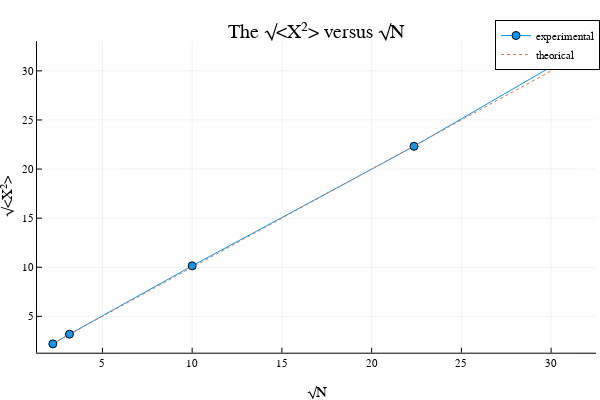

The notebook cell this image was saved under:
### Markdown cell above
### (c) The root-mean-square $\sqrt{<X^2>}$ gives a good estimation of the “average distance” of the walker from the origin after $N$ steps. Plot $\sqrt{<X^2>}$ versus $\sqrt{N}$. What do you get? Is this what you expect from the central limit theorem?

### Code cell
X²s = [X.^2 for X in Xs]

plot(.√(Ns),.√(mean.(X²s)),label="experimental",marker=:auto)
plot!(identity,.√(Ns),label="theorical",linestyle=:dot)
xlabel!("√N")
ylabel!("√<X²>")
title!("The √<X²> versus √N")

### Figure 1 — Plotly figure (JSON) as saved in the notebook; plotly's stock layout.template omitted (floating-point values rounded to 4 significant figures)
{"data": [{"colorbar": {"len": 0.8657, "title": {"text": ""}, "x": 0.9934, "y": 0.5087}, "legendgroup": "experimental", "line": {"color": "rgba(0, 154, 250, 1.000)", "dash": "solid", "shape": "linear", "width": 1}, "marker": {"color": "rgba(0, 154, 250, 1.000)", "line": {"color": "rgba(0, 0, 0, 1)", "width": 1}, "size": 8, "symbol": "circle"}, "mode": "lines+markers", "name": "experimental", "showlegend": true, "type": "scatter", "x": [2.236, 3.162, 10, 22.36, 31.62], "xaxis": "x", "y": [2.194, 3.183, 10.14, 22.32, 32.14], "yaxis": "y"}, {"colorbar": {"len": 0.8657, "title": {"text": ""}, "x": 0.9934, "y": 0.5087}, "legendgroup": "theorical", "line": {"color": "rgba(227, 111, 71, 1.000)", "dash": "dot", "shape": "linear", "width": 1}, "mode": "lines", "name": "theorical", "showlegend": true, "type": "scatter", "x": [2.236, 3.162, 10, 22.36, 31.62], "xaxis": "x", "y": [2.236, 3.162, 10, 22.36, 31.62], "yaxis": "y"}], "layout": {"annotations": [{"font": {"color": "rgba(0, 0, 0, 1)", "family": "sans-serif", "size": 20}, "rotation": 0, "showarrow": false, "text": "The √<X²> versus √N", "x": 0.5275, "xanchor": "center", "xref": "paper", "y": 1, "yanchor": "top", "yref": "paper"}], "height": 400, "legend": {"bgcolor": "rgba(255, 255, 255, 1.000)", "bordercolor": "rgba(0, 0, 0, 1)", "borderwidth": 1, "font": {"color": "rgba(0, 0, 0, 1)", "family": "sans-serif", "size": 11}, "title": {"font": {"color": "rgba(0, 0, 0, 1)", "family": "sans-serif", "size": 15}, "text": ""}, "tracegroupgap": 0, "traceorder": "normal", "x": 1, "xanchor": "auto", "y": 1, "yanchor": "auto"}, "margin": {"b": 20, "l": 0, "r": 0, "t": 20}, "paper_bgcolor": "rgba(255, 255, 255, 1.000)", "plot_bgcolor": "rgba(255, 255, 255, 1.000)", "showlegend": true, "width": 600, "xaxis": {"anchor": "y", "domain": [0.06165, 0.9934], "gridcolor": "rgba(0, 0, 0, 0.1)", "gridwidth": 0.5, "linecolor": "rgba(0, 0, 0, 1)", "mirror": false, "range": [1.354, 32.5], "showgrid": true, "showline": true, "showticklabels": true, "tickangle": 0, "tickcolor": "rgb(0, 0, 0)", "tickfont": {"color": "rgba(0, 0, 0, 1)", "family": "sans-serif", "size": 11}, "tickmode": "array", "ticks": "inside", "ticktext": ["5", "10", "15", "20", "25", "30"], "tickvals": [5, 10, 15, 20, 25, 30], "title": {"font": {"color": "rgba(0, 0, 0, 1)", "family": "sans-serif", "size": 15}, "text": "√N"}, "type": "linear", "visible": true, "zeroline": false, "zerolinecolor": "rgba(0, 0, 0, 1)"}, "yaxis": {"anchor": "x", "domain": [0.07581, 0.9415], "gridcolor": "rgba(0, 0, 0, 0.1)", "gridwidth": 0.5, "linecolor": "rgba(0, 0, 0, 1)", "mirror": false, "range": [1.296, 33.04], "showgrid": true, "showline": true, "showticklabels": true, "tickangle": 0, "tickcolor": "rgb(0, 0, 0)", "tickfont": {"color": "rgba(0, 0, 0, 1)", "family": "sans-serif", "size": 11}, "tickmode": "array", "ticks": "inside", "ticktext": ["5", "10", "15", "20", "25", "30"], "tickvals": [5, 10, 15, 20, 25, 30], "title": {"font": {"color": "rgba(0, 0, 0, 1)", "family": "sans-serif", "size": 15}, "text": "√<X²>"}, "type": "linear", "visible": true, "zeroline": false, "zerolinecolor": "rgba(0, 0, 0, 1)"}}}
